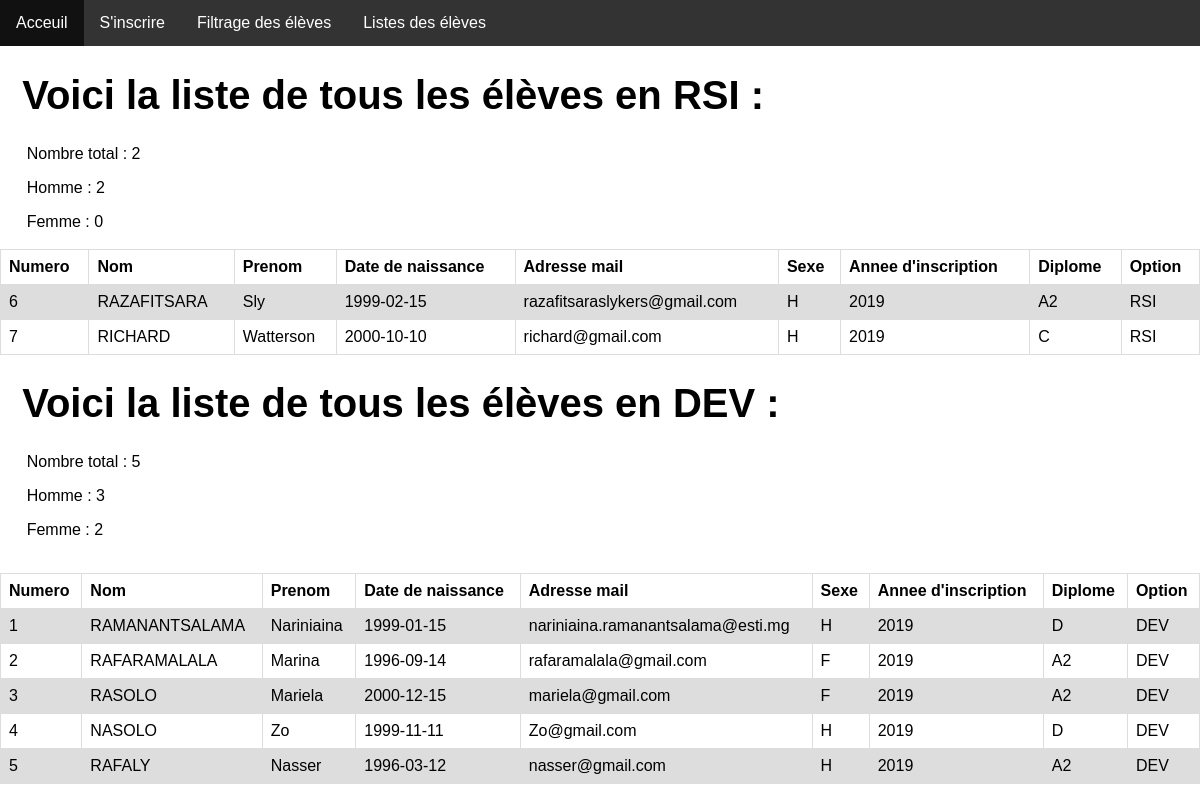
The app's page /filtre.php (signed in), older data.
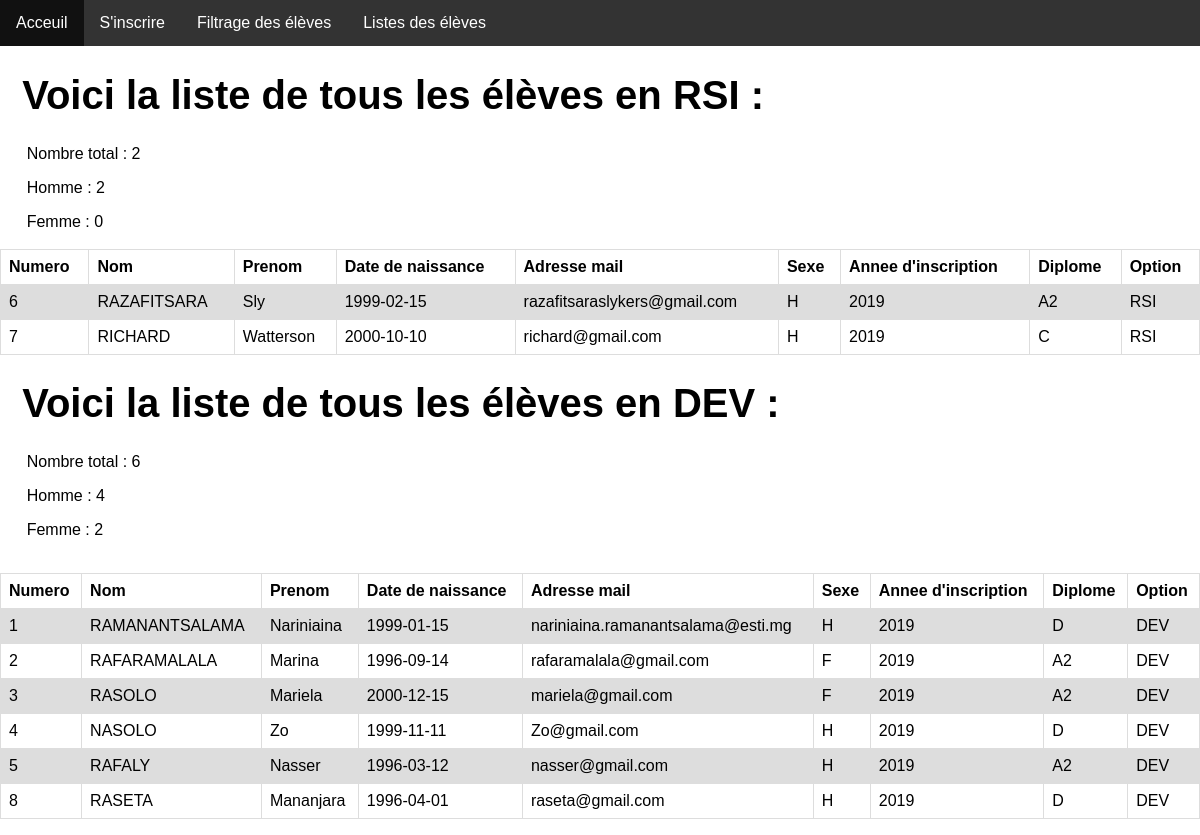
The same page, newer data.
### tables this page shows
CREATE TABLE IF NOT EXISTS `t_eleve` (
  `el_id` int(11) NOT NULL AUTO_INCREMENT,
  `el_nom` varchar(30) DEFAULT NULL,
  `el_prenom` varchar(30) DEFAULT NULL,
  `el_ddn` date DEFAULT NULL,
  `el_sexe` varchar(1) DEFAULT NULL,
  `el_inscription` int(4) DEFAULT NULL,
  `el_email` varchar(40) DEFAULT NULL,
  `el_diplome` varchar(40) NOT NULL,
  `el_option` varchar(40) NOT NULL,
  PRIMARY KEY (`el_id`)
);

### filtre.php (the view, shortened to what this page needs)
<?php
echo "<ul>
        <li><a href='accueil.php'> Acceuil</a></li>
        <li><a href='register.php'> S'inscrire</a></li>
        <li><a href='filtre.php'> Filtrage des élèves </a></li>
        <li><a href='listefinal.php'> Listes des élèves </a></li>
    </ul>";
echo "<h1><span>&nbsp&nbspVoici la liste de tous les élèves en RSI : </span></h1>";
echo "<p>&nbsp&nbsp&nbsp&nbsp&nbsp&nbspNombre total :&nbsp"
?>
<?php
    include('conn.php');
    $query=mysqli_query($conn,"select count(el_id) as total from `t_eleve` where el_option = 'RSI'");
    $row=mysqli_fetch_array($query);
?>
<?php
    echo $row['total'];
?>
<?php
    echo "<p>&nbsp&nbsp&nbsp&nbsp&nbsp&nbspHomme :&nbsp"
?>
<?php
    include('conn.php');
    $query=mysqli_query($conn,"select count(el_id) as total from `t_eleve` where el_sexe = 'H' && el_option = 'RSI'");
    $row=mysqli_fetch_array($query);
?>
<?php
    echo $row['total'];
?>
<?php
    echo "<p>&nbsp&nbsp&nbsp&nbsp&nbsp&nbspFemme :&nbsp"
?>
<?php
    include('conn.php');
    $query=mysqli_query($conn,"select count(el_id) as total from `t_eleve` where el_sexe = 'F' && el_option = 'RSI'");
    $row=mysqli_fetch_array($query);
?>
<?php
    echo $row['total'];
?>
<br></br>
<?php
echo "<table>
  <tr>
    <th>Numero</th>
    <th>Nom</th>
    <th>Prenom</th>
    <th>Date de naissance</th>
    <th>Adresse mail</th>
    <th>Sexe</th>
    <th>Annee d'inscription</th>
    <th>Diplome</th>
    <th>Option</th>
  </tr>";
$bdd = new PDO('mysql:host=localhost;dbname=gestioneleve', 'root', '');
$requete="select * from t_eleve where el_option = 'RSI'";
        $resultats=$bdd->query($requete);
        $ligne = $resultats->fetch(PDO::FETCH_OBJ) ;
        while($ligne) {
            echo "<tr><td>".$ligne->el_id."<td>".$ligne->el_nom."<td>".$ligne->el_prenom."<td>".$ligne->el_ddn."<td>".$ligne->el_email."<td>".$ligne->el_sexe."<td>".$ligne->el_inscription."<td>".$ligne->el_diplome."<td>".$ligne->el_option."</td></tr>";
            $ligne = $resultats->fetch(PDO::FETCH_OBJ) ;
                    }
echo "<table>
  <tr>
    <th>Numero</th>
    <th>Nom</th>
    <th>Prenom</th>
    <th>Date de naissance</th>
    <th>Adresse mail</th>
    <th>Sexe</th>
    <th>Annee d'inscription</th>
    <th>Diplome</th>
    <th>Option</th>
  </tr>";
echo "<h1><span>&nbsp&nbspVoici la liste de tous les élèves en DEV : </span></h1>";
echo "<p>&nbsp&nbsp&nbsp&nbsp&nbsp&nbspNombre total :&nbsp"
?>
<?php
include('conn.php');
$query=mysqli_query($conn,"select count(el_id) as total from `t_eleve` where el_option = 'DEV'");
$row=mysqli_fetch_array($query);
?>
<?php echo $row['total'];
?>
<?php
echo "<p>&nbsp&nbsp&nbsp&nbsp&nbsp&nbspHomme :&nbsp"
?>
<?php
include('conn.php');
$query=mysqli_query($conn,"select count(el_id) as total from `t_eleve` where el_sexe = 'H' && el_option = 'DEV'");
$row=mysqli_fetch_array($query);
?>
<?php echo $row['total'];
?>
<?php
echo "<p>&nbsp&nbsp&nbsp&nbsp&nbsp&nbspFemme :&nbsp"
?>
<?php
include('conn.php');
$query=mysqli_query($conn,"select count(el_id) as total from `t_eleve` where el_sexe = 'F'  && el_option = 'DEV'");
$row=mysqli_fetch_array($query);
?>
<?php echo $row['total'];
?>
<br></br>
<?php
$bdd = new PDO('mysql:host=localhost;dbname=gestioneleve', 'root', '');
$requetes="select * from t_eleve where el_option = 'DEV'";
		$resultats=$bdd->query($requetes);
		$ligne = $resultats->fetch(PDO::FETCH_OBJ) ;
		while($ligne) {
            echo "<tr><td>".$ligne->el_id."<td>".$ligne->el_nom."<td>".$ligne->el_prenom."<td>".$ligne->el_ddn."<td>".$ligne->el_email."<td>".$ligne->el_sexe."<td>".$ligne->el_inscription."<td>".$ligne->el_diplome."<td>".$ligne->el_option."</td></tr>";
            $ligne = $resultats->fetch(PDO::FETCH_OBJ) ;
                    }
?>
<link rel="stylesheet" type="text/css" href="style.css">

Row changes from the older to the newer data that the page shows:
added t_eleve: el_id "8", el_nom "RASETA", el_prenom "Mananjara", el_ddn "1996-04-01", el_email "raseta@gmail.com", el_sexe "H", el_inscription "2019", el_diplome "D", el_option "DEV", shown under "Voici la liste de tous les élèves en DEV :"
Text that changed along with them:
$row['total']: "5" → "6"
$row['total']: "3" → "4"
